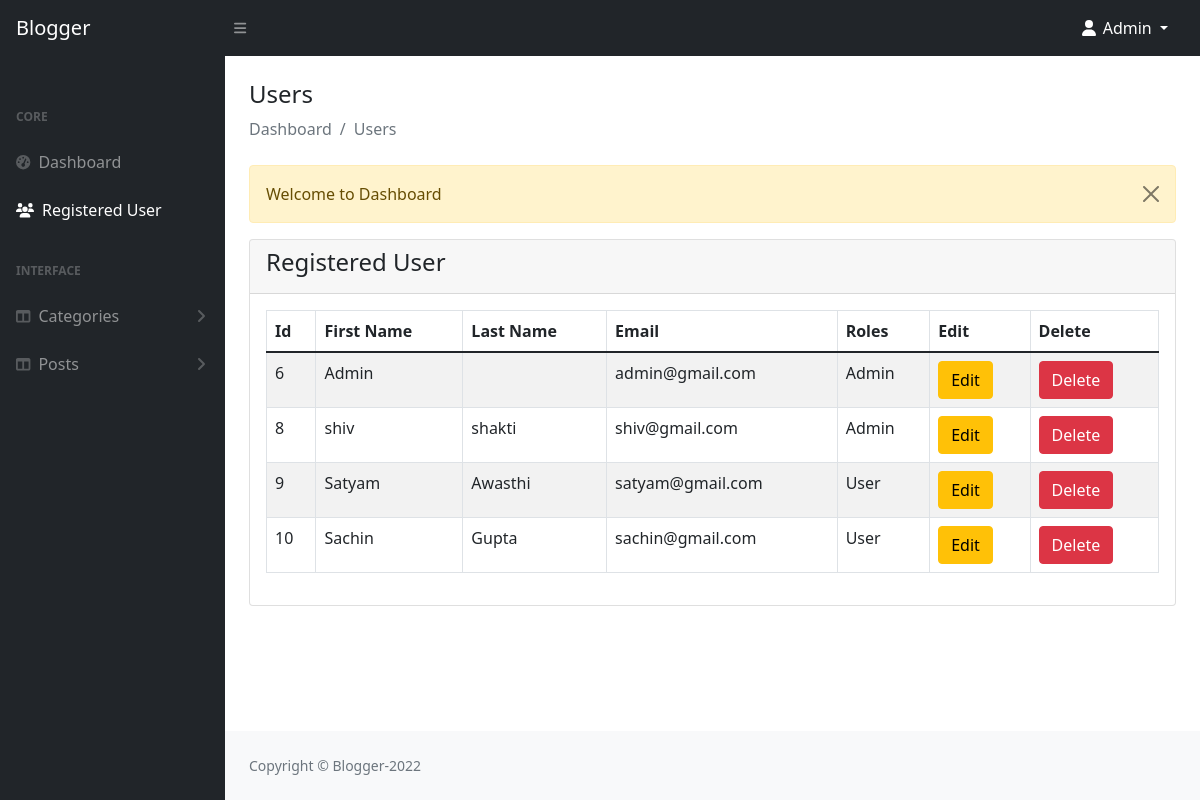
The page /admin/view_register.php (signed in) on the database its author committed.
### tables this page shows
CREATE TABLE `users` (
  `id` int NOT NULL,
  `fname` varchar(255) NOT NULL,
  `lname` varchar(255) NOT NULL,
  `email` varchar(255) NOT NULL,
  `password` varchar(255) NOT NULL,
  `role_as` tinyint NOT NULL DEFAULT '0',
  `status` int NOT NULL DEFAULT '0',
  `created_at` timestamp NOT NULL DEFAULT CURRENT_TIMESTAMP
);

### admin/view_register.php (the view, shortened to what this page needs)
<?php
include('includes/header.php');
?>
<div class="container-fluid px-4">
                        <h4 class="mt-4">Users</h4>
                        <ol class="breadcrumb mb-4">
                            <li class="breadcrumb-item active">Dashboard</li>
                            <li class="breadcrumb-item active">Users</li>
                        </ol>
                        <div class="row">
                            <div class="col-md-12">
                            <?php include('../message.php'); ?>
                                <div class="card">
                                    <div class="card-header">
                                        <h4>Registered User</h4>
                                    </div>
                                    <div class="card-body">
                                        <table class="table table-bordered table-striped">
                                            <thead>
                                                <tr>
                                                    <th>Id</th>
                                                    <th>First Name</th>
                                                    <th>Last Name</th>
                                                    <th>Email</th>
                                                    <th>Roles</th>
                                                    <th>Edit</th>
                                                    <th>Delete</th>
                                                </tr>
                                            </thead>
                                            <tbody>
                                                <?php
                                                $query ="SELECT * from users";
                                                $query_run=mysqli_query($con,$query);
                                                if(mysqli_num_rows($query_run) > 0)
                                                {
                                                    foreach($query_run as $row)
                                                    {
                                                        ?>
                                                        <tr>
                                                            <td><?= $row['id']; ?></td>
                                                            <td><?= $row['fname']; ?></td>
                                                            <td><?= $row['lname']; ?></td>
                                                            <td><?= $row['email']; ?></td>
                                                            <td>
                                                                <?php
                                                                if($row['role_as'] == "1")
                                                                {
                                                                    echo "Admin";
                                                                }
                                                                elseif($row['role_as'] == "0")
                                                                {
                                                                    echo "User";
                                                                }
                                                                ?>
                                                            </td>
                                                            <td><a href="edit-register.php?edituser=<?=$row['id'] ?>" class="btn btn-warning">Edit</td>
                                                            <td><a href="code.php?deluser=<?=$row['id'] ?>" class="btn btn-danger">Delete</td>
                                                    </tr>
                                                    <?php
                                                    }
                                                }
                                                ?>
                                            </tbody>
                                        </table>
                                    </div>
                                </div>
                            </div>
                        </div>
                        </div>
<?php
include('includes/footer.php');
include('includes/scripts.php');
?>

### rows shown on the page
users: id "6", fname "Admin", email "admin@gmail.com", role_as "Admin"
users: id "8", fname "shiv", lname "shakti", email "shiv@gmail.com", role_as "Admin"
users: id "9", fname "Satyam", lname "Awasthi", email "satyam@gmail.com", role_as "User"
users: id "10", fname "Sachin", lname "Gupta", email "sachin@gmail.com", role_as "User"

### other values the page prints
$_SESSION['auth_user']['user_name'] "Admin"
$_SESSION['message'] "Welcome to Dashboard"
